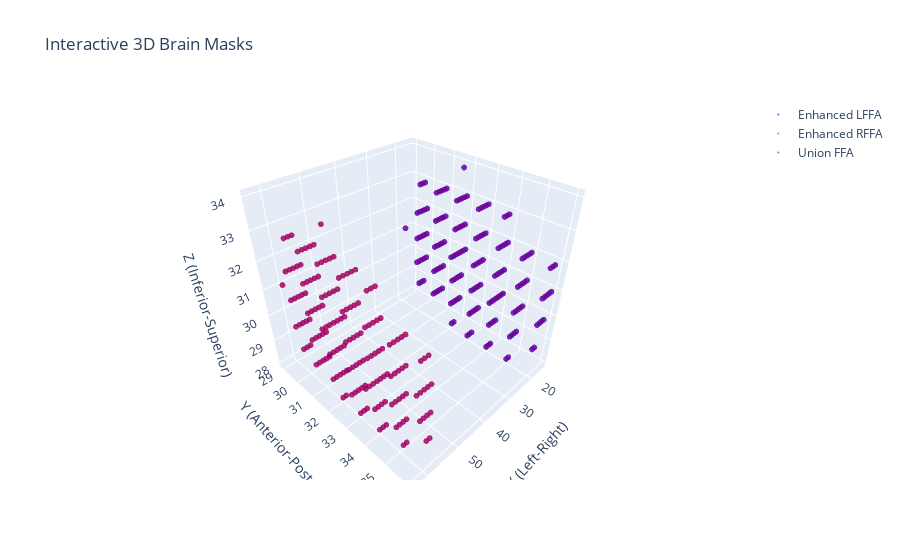

The cell this chart's notebook holds for it:
### Code cell
import numpy as np
import matplotlib.pyplot as plt
from mpl_toolkits.mplot3d import Axes3D
import os

def load_and_check_mask(filepath):
    """Load mask and return coordinates of active voxels"""
    if not os.path.exists(filepath):
        print(f"Warning: {filepath} not found!")
        return None
    
    mask = np.load(filepath)
    coords = np.where(mask)
    print(f"{filepath}: {len(coords[0])} active voxels")
    return coords

def plot_3d_mask(coords, title, color='red', alpha=0.6, ax=None):
    """Plot 3D scatter of mask coordinates"""
    if coords is None:
        return None
        
    if ax is None:
        fig = plt.figure(figsize=(10, 8))
        ax = fig.add_subplot(111, projection='3d')
    
    # Plot as 3D scatter
    ax.scatter(coords[0], coords[1], coords[2], 
              c=color, alpha=alpha, s=1, marker='.')
    
    ax.set_xlabel('X (Left-Right)')
    ax.set_ylabel('Y (Anterior-Posterior)')
    ax.set_zlabel('Z (Inferior-Superior)')
    ax.set_title(title)
    
    return ax

def plot_3d_voxels(mask, title, color='red', alpha=0.3):
    """Plot 3D voxels using matplotlib's voxels function"""
    fig = plt.figure(figsize=(12, 10))
    ax = fig.add_subplot(111, projection='3d')
    
    # Create voxel plot
    ax.voxels(mask, facecolors=color, alpha=alpha, edgecolors='k', linewidth=0.1)
    
    ax.set_xlabel('X (Left-Right)')
    ax.set_ylabel('Y (Anterior-Posterior)')
    ax.set_zlabel('Z (Inferior-Superior)')
    ax.set_title(title)
    
    return ax

def create_all_visualizations():
    """Create comprehensive 3D visualizations of all masks"""
    
    # File paths
    files = {
        'Enhanced LFFA': 'enhanced_LFFA.npy',
        'Enhanced RFFA': 'enhanced_RFFA.npy', 
        'Union FFA': 'union_FFA.npy'
    }
    
    colors = {
        'Enhanced LFFA': 'blue',
        'Enhanced RFFA': 'red',
        'Union FFA': 'purple'
    }
    
    # Load all masks
    print("Loading masks...")
    masks = {}
    coords = {}
    
    for name, filepath in files.items():
        if os.path.exists(filepath):
            mask = np.load(filepath)
            masks[name] = mask
            coords[name] = np.where(mask)
            print(f"{name}: {np.sum(mask)} active voxels, shape {mask.shape}")
        else:
            print(f"⚠️  {filepath} not found!")
    
    if not masks:
        print("❌ No mask files found! Please run the mask creation script first.")
        return
    
    # 1. Individual scatter plots
    print("\nCreating individual 3D scatter plots...")
    for name in masks.keys():
        plt.figure(figsize=(10, 8))
        ax = plot_3d_mask(coords[name], f"{name} - 3D Scatter", 
                         color=colors[name], alpha=0.6)
        plt.tight_layout()
        plt.show()
    
    # 2. Combined view
    if len(masks) > 1:
        print("\nCreating combined view...")
        fig = plt.figure(figsize=(15, 12))
        ax = fig.add_subplot(111, projection='3d')
        
        for name in masks.keys():
            plot_3d_mask(coords[name], "Combined FFA Masks", 
                        color=colors[name], alpha=0.4, ax=ax)
        
        # Add legend
        legend_elements = [plt.Line2D([0], [0], marker='o', color='w', 
                          markerfacecolor=colors[name], markersize=10, label=name) 
                          for name in masks.keys()]
        ax.legend(handles=legend_elements, loc='upper right')
        ax.set_title("All Enhanced FFA Masks Combined")
        plt.tight_layout()
        plt.show()
    
    # 3. Voxel plots (for smaller masks - can be memory intensive)
    print("\nCreating voxel plots...")
    for name, mask in masks.items():
        total_voxels = np.sum(mask)
        if total_voxels < 50000:  # Only for reasonably sized masks
            print(f"Creating voxel plot for {name}...")
            plot_3d_voxels(mask, f"{name} - 3D Voxels", 
                          color=colors[name], alpha=0.3)
            plt.tight_layout()
            plt.show()
        else:
            print(f"Skipping voxel plot for {name} (too many voxels: {total_voxels})")
    
    # 4. Slice views at different depths
    print("\nCreating slice views...")
    create_slice_views(masks, colors)

def create_slice_views(masks, colors):
    """Create 2D slice views at different depths"""
    for name, mask in masks.items():
        if mask.size == 0:
            continue
            
        # Get mask dimensions
        shape = mask.shape
        
        # Create figure with subplots for different slice orientations
        fig, axes = plt.subplots(2, 3, figsize=(15, 10))
        fig.suptitle(f"{name} - Slice Views", fontsize=16)
        
        # Sagittal slices (YZ plane)
        mid_x = shape[0] // 2
        for i, offset in enumerate([-10, 0, 10]):
            slice_idx = max(0, min(shape[0]-1, mid_x + offset))
            axes[0, i].imshow(mask[slice_idx, :, :].T, 
                            cmap='Reds' if 'RFFA' in name else 'Blues' if 'LFFA' in name else 'Purples',
                            origin='lower', alpha=0.8)
            axes[0, i].set_title(f'Sagittal X={slice_idx}')
            axes[0, i].set_xlabel('Y (A-P)')
            axes[0, i].set_ylabel('Z (I-S)')
        
        # Axial slices (XY plane)  
        mid_z = shape[2] // 2
        for i, offset in enumerate([-10, 0, 10]):
            slice_idx = max(0, min(shape[2]-1, mid_z + offset))
            axes[1, i].imshow(mask[:, :, slice_idx].T,
                            cmap='Reds' if 'RFFA' in name else 'Blues' if 'LFFA' in name else 'Purples',
                            origin='lower', alpha=0.8)
            axes[1, i].set_title(f'Axial Z={slice_idx}')
            axes[1, i].set_xlabel('X (L-R)')
            axes[1, i].set_ylabel('Y (A-P)')
        
        plt.tight_layout()
        plt.show()

def create_interactive_plot():
    """Create an interactive 3D plot if possible"""
    try:
        import plotly.graph_objects as go
        import plotly.express as px
        
        print("\nCreating interactive 3D plot with Plotly...")
        
        # Load masks
        files = ['enhanced_LFFA.npy', 'enhanced_RFFA.npy', 'union_FFA.npy']
        names = ['Enhanced LFFA', 'Enhanced RFFA', 'Union FFA']
        colors = ['blue', 'red', 'purple']
        
        fig = go.Figure()
        
        for filepath, name, color in zip(files, names, colors):
            if os.path.exists(filepath):
                mask = np.load(filepath)
                coords = np.where(mask)
                
                fig.add_trace(go.Scatter3d(
                    x=coords[0], y=coords[1], z=coords[2],
                    mode='markers',
                    marker=dict(size=2, color=color, opacity=0.6),
                    name=name
                ))
        
        fig.update_layout(
            title="Interactive 3D Brain Masks",
            scene=dict(
                xaxis_title="X (Left-Right)",
                yaxis_title="Y (Anterior-Posterior)", 
                zaxis_title="Z (Inferior-Superior)"
            )
        )
        
        fig.show()
        
    except ImportError:
        print("Plotly not available. Install with: pip install plotly")

# Main execution
if __name__ == "__main__":
    print("🧠 3D Brain Mask Visualization")
    print("=" * 40)
    
    # Check if mask files exist
    required_files = ['enhanced_LFFA.npy', 'enhanced_RFFA.npy', 'union_FFA.npy']
    missing_files = [f for f in required_files if not os.path.exists(f)]
    
    if missing_files:
        print(f"❌ Missing files: {missing_files}")
        print("Please run the mask creation script first!")
    else:
        # Create all visualizations
        create_all_visualizations()
        
        # Try interactive plot
        create_interactive_plot()
        
        print("\n✅ 3D visualization complete!")
        print("\nTip: Use mouse to rotate 3D plots for better viewing!")

### Figure 1 — Plotly figure (JSON) as saved in the notebook; plotly's stock layout.template omitted (floating-point values rounded to 4 significant figures; data arrays with more than 128 entries replaced by an {"elided": "..."} marker saying what was removed)
{"data": [{"marker": {"color": "blue", "opacity": 0.6, "size": 2}, "mode": "markers", "name": "Enhanced LFFA", "type": "scatter3d", "x": {"elided": "167 int values"}, "y": {"elided": "167 int values"}, "z": {"elided": "167 int values"}}, {"marker": {"color": "red", "opacity": 0.6, "size": 2}, "mode": "markers", "name": "Enhanced RFFA", "type": "scatter3d", "x": {"elided": "167 int values"}, "y": {"elided": "167 int values"}, "z": {"elided": "167 int values"}}, {"marker": {"color": "purple", "opacity": 0.6, "size": 2}, "mode": "markers", "name": "Union FFA", "type": "scatter3d", "x": {"elided": "334 int values"}, "y": {"elided": "334 int values"}, "z": {"elided": "334 int values"}}], "layout": {"scene": {"xaxis": {"title": {"text": "X (Left-Right)"}}, "yaxis": {"title": {"text": "Y (Anterior-Posterior)"}}, "zaxis": {"title": {"text": "Z (Inferior-Superior)"}}}, "title": {"text": "Interactive 3D Brain Masks"}}}
